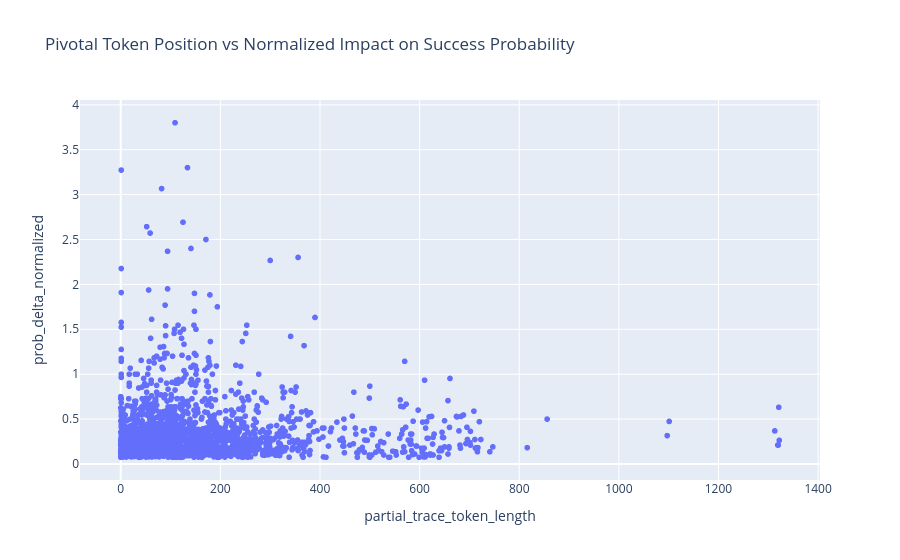
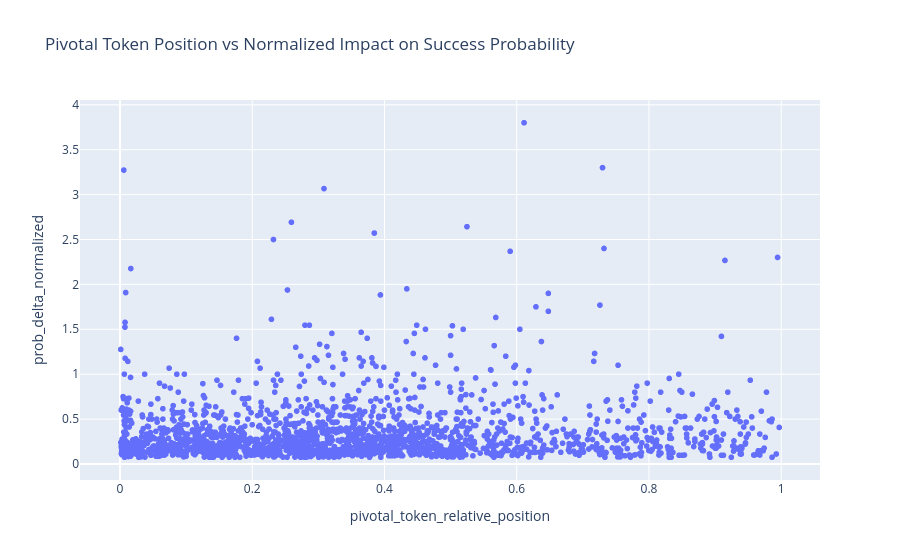

The cell these charts' notebook holds for them, in order:
### Code cell
# Check relation between pivotal token position and its normalized impact on success probability
fig = px.scatter(df,
                 x='partial_trace_token_length' ,
                 y='prob_delta_normalized',
                 hover_data=['sample_id', 'prob_before', 'prob_after', 'prob_init', 'span_text'],
                 title='Pivotal Token Position vs Normalized Impact on Success Probability'
                 )
fig.show()


fig = px.scatter(df,
                 x='pivotal_token_relative_position' ,
                 y='prob_delta_normalized',
                 hover_data=['sample_id', 'prob_before', 'prob_after', 'prob_init', 'span_text'],
                 title='Pivotal Token Position vs Normalized Impact on Success Probability'
                 )
fig.show()

### Figure 1 — Plotly figure (JSON) as saved in the notebook; plotly's stock layout.template omitted (floating-point values rounded to 4 significant figures; data arrays with more than 128 entries replaced by an {"elided": "..."} marker saying what was removed)
{"data": [{"customdata": {"elided": "1928x5 mixed values"}, "hovertemplate": "partial_trace_token_length=%{x}<br>prob_delta_normalized=%{y}<br>sample_id=%{customdata[0]}<br>prob_before=%{customdata[1]}<br>prob_after=%{customdata[2]}<br>prob_init=%{customdata[3]}<br>span_text=%{customdata[4]}<extra></extra>", "legendgroup": "", "marker": {"color": "#636efa", "symbol": "circle"}, "mode": "markers", "name": "", "showlegend": false, "type": "scattergl", "x": {"elided": "1928 int values"}, "xaxis": "x", "y": {"elided": "1928 float values"}, "yaxis": "y"}], "layout": {"legend": {"tracegroupgap": 0}, "title": {"text": "Pivotal Token Position vs Normalized Impact on Success Probability"}, "xaxis": {"anchor": "y", "domain": [0, 1], "title": {"text": "partial_trace_token_length"}}, "yaxis": {"anchor": "x", "domain": [0, 1], "title": {"text": "prob_delta_normalized"}}}}

### Figure 2 — Plotly figure (JSON) as saved in the notebook; plotly's stock layout.template omitted (floating-point values rounded to 4 significant figures; data arrays with more than 128 entries replaced by an {"elided": "..."} marker saying what was removed)
{"data": [{"customdata": {"elided": "1928x5 mixed values"}, "hovertemplate": "pivotal_token_relative_position=%{x}<br>prob_delta_normalized=%{y}<br>sample_id=%{customdata[0]}<br>prob_before=%{customdata[1]}<br>prob_after=%{customdata[2]}<br>prob_init=%{customdata[3]}<br>span_text=%{customdata[4]}<extra></extra>", "legendgroup": "", "marker": {"color": "#636efa", "symbol": "circle"}, "mode": "markers", "name": "", "showlegend": false, "type": "scattergl", "x": {"elided": "1928 float values"}, "xaxis": "x", "y": {"elided": "1928 float values"}, "yaxis": "y"}], "layout": {"legend": {"tracegroupgap": 0}, "title": {"text": "Pivotal Token Position vs Normalized Impact on Success Probability"}, "xaxis": {"anchor": "y", "domain": [0, 1], "title": {"text": "pivotal_token_relative_position"}}, "yaxis": {"anchor": "x", "domain": [0, 1], "title": {"text": "prob_delta_normalized"}}}}
